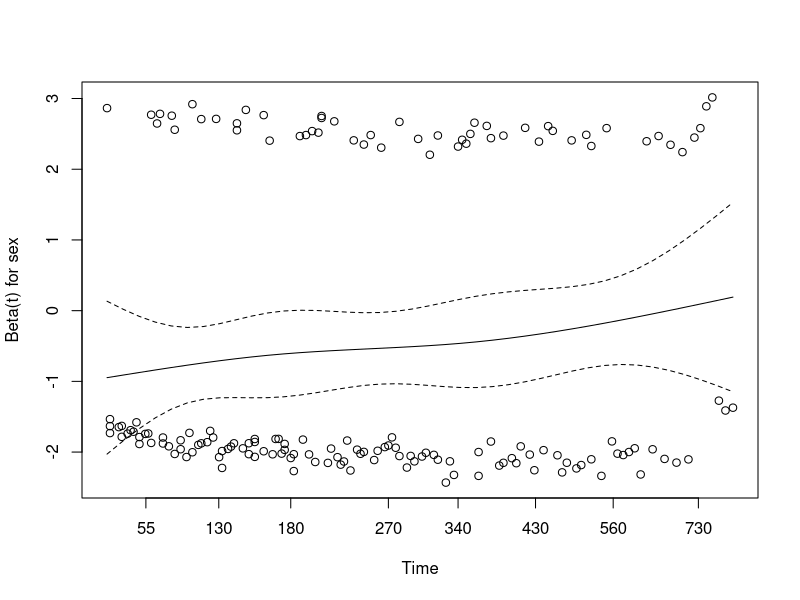
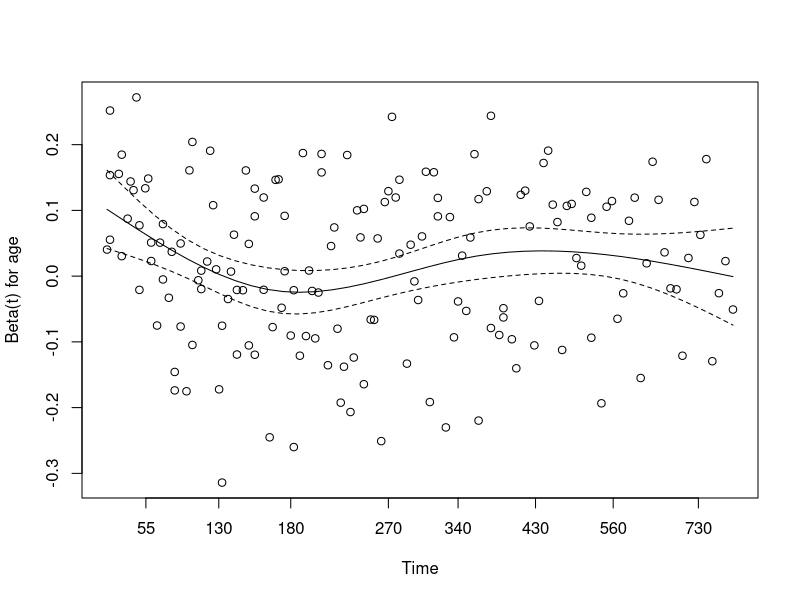
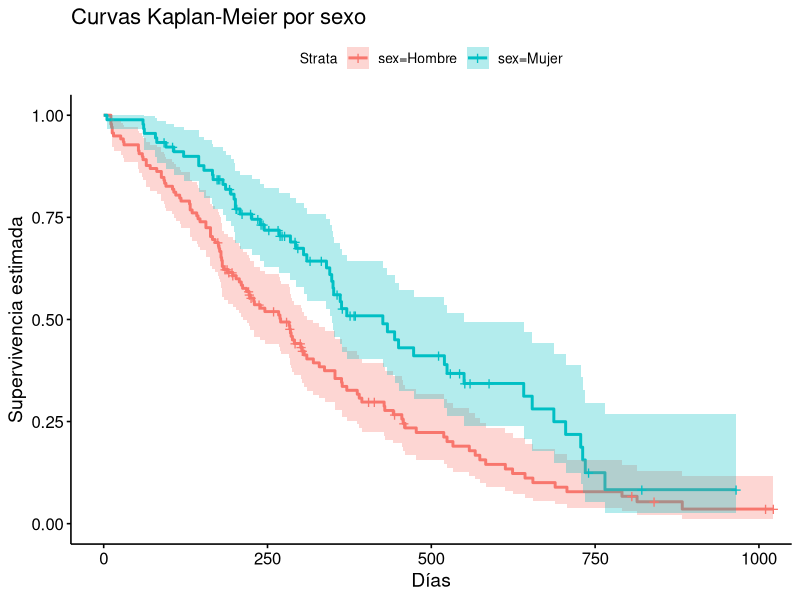
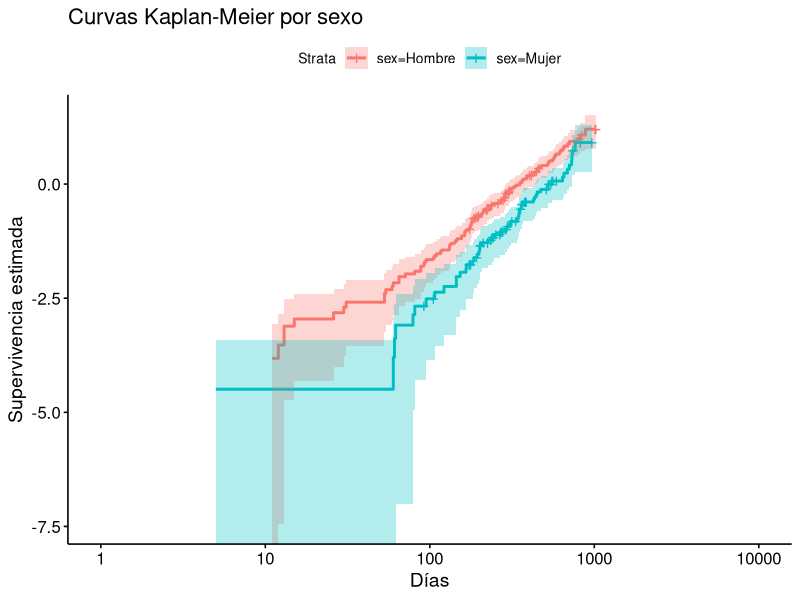
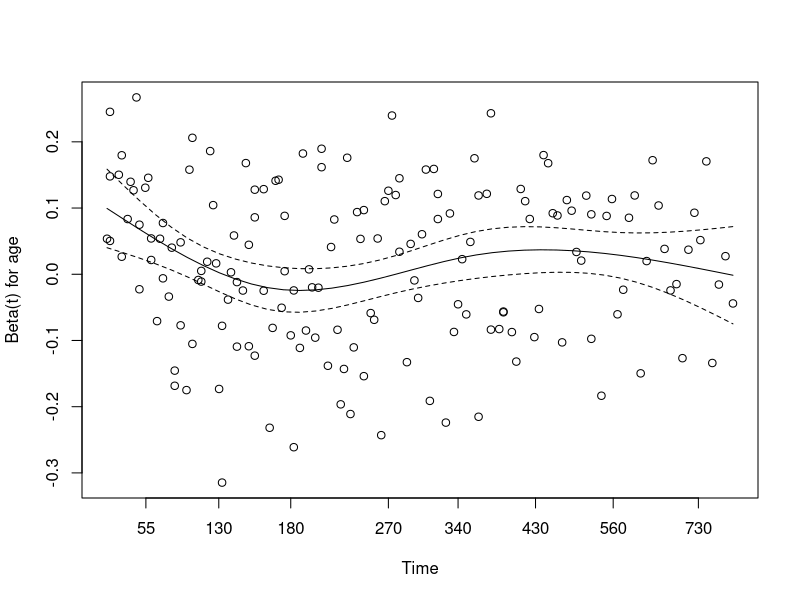

The R source for these figures, in order: (Note: this script raises an error after producing the figures.)
## ---- chunk 1
#| results: hide
#| echo: false
packages <- c("survival","asaur","survminer")
if (length(setdiff(packages, rownames(installed.packages()))) > 0) {
  install.packages(setdiff(packages, rownames(installed.packages())), repos = "http://cran.rstudio.com")
}
sapply(packages, require, character.only=TRUE)
## ---- chunk 2
#| echo: true
library(survival)
data(cancer, package="survival")
lung$status2 <- ifelse(lung$status == 2, 1, 0)
lung$sex <- factor(lung$sex, levels = c(1, 2), labels = c("Hombre", "Mujer"))
lung$ph.ecog2 <- factor(lung$ph.ecog, 
                        levels = c(0,1,2,3,4), 
                        labels = c("asymptomatic", 
                                   "symptomatic but completely ambulatory",
                                   "in bed <50% of the day",
                                   "in bed > 50% of the day but not bedbound",
                                   "bedbound"))
head(lung)
summary(lung)
## ---- chunk 3
#| echo: true
lung <- lung %>%
  mutate(surv_obj = Surv(time, status2))

print(lung$surv_obj)
## ---- chunk 4
mod1 <- coxph(surv_obj ~ sex + age, data = lung)
summary(mod1)
## ---- chunk 5
zph1 <- cox.zph(mod1)
zph1
plot(zph1)
## ---- chunk 6
#| echo: true
fit_km <- survfit(surv_obj ~ sex, data = lung)

ggsurvplot(fit_km,
           data = lung,
           conf.int = TRUE,
           xlab = "Días", ylab = "Supervivencia estimada",
           title = "Curvas Kaplan-Meier por sexo")
## ---- chunk 7
ggsurvplot(fit_km,
           data = lung,
           fun = "cloglog",
           conf.int = TRUE,
           xlab = "Días", ylab = "Supervivencia estimada",
           title = "Curvas Kaplan-Meier por sexo")
## ---- chunk 8
#| echo: true
mod_strat <- coxph(surv_obj ~ age + strata(sex), data = lung)
summary(mod_strat)
## ---- chunk 9
zph_strat <- cox.zph(mod_strat)
zph_strat
plot(zph_strat)
## ---- chunk 10
#| echo: true
# Modelo sin estratificación
AIC(mod1)

# Modelo con estratificación
AIC(mod_strat)

# Ver ambos resúmenes
summary(mod1)
## ---- chunk 11
#| echo: true
summary(mod_strat)
anova(mod1, mod_strat, test = "LRT")
## ---- chunk 12
#| echo: true
library(survminer)
fit_strat <- survfit(mod_strat)

ggsurvplot(fit_strat, data = lung,
           legend.title = "Sexo (estratos)",
           xlab = "Días", ylab = "Supervivencia ajustada")
## ---- chunk 13
fit_km2 <- survfit(surv_obj ~ ph.ecog2, data = lung)

ggsurvplot(fit_km2,
           data = lung,
           conf.int = TRUE,

           xlab = "Días", ylab = "Supervivencia estimada",
           title = "Curvas Kaplan-Meier por ECOG performance score ")
## ---- chunk 14
mod_strat2 <- coxph(surv_obj ~ age + strata(ph.ecog2) + strata(sex), 
                    data = lung)
summary(mod_strat2)
## ---- chunk 15
zph_strat2 <- cox.zph(mod_strat2)
zph_strat2
plot(zph_strat2)
